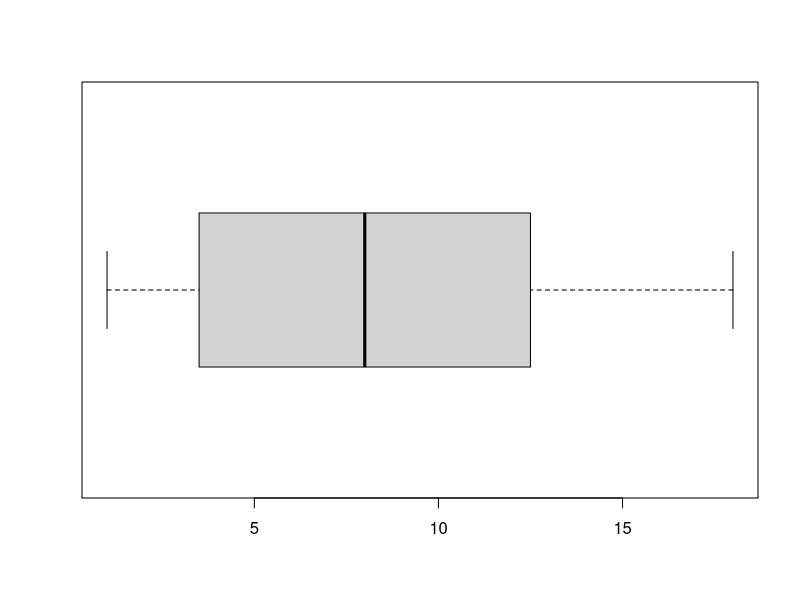
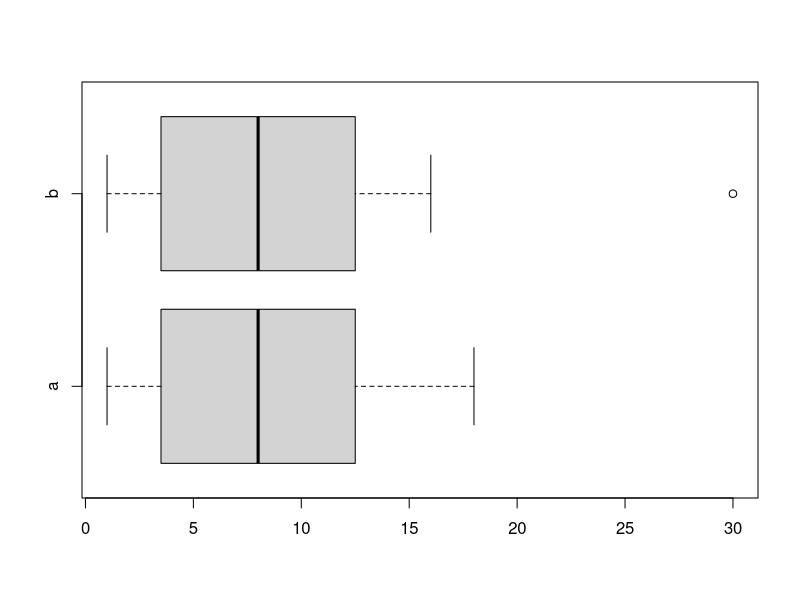
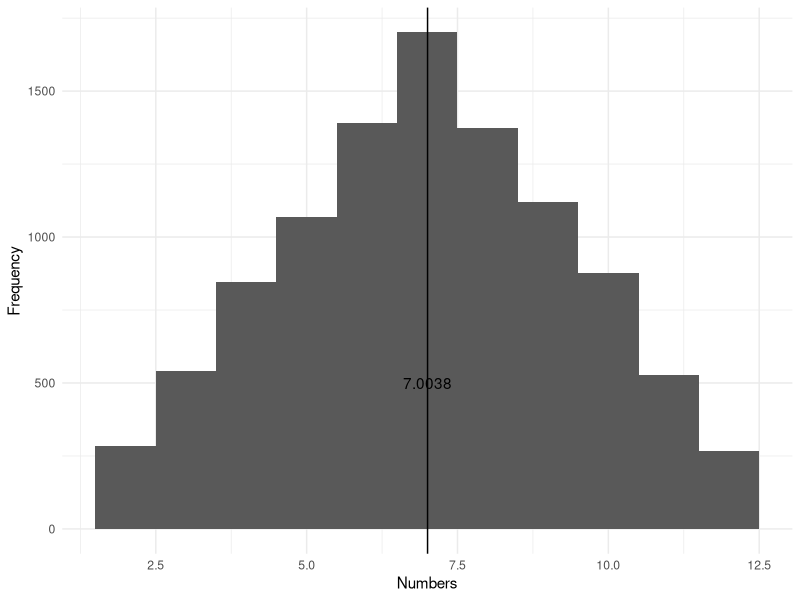
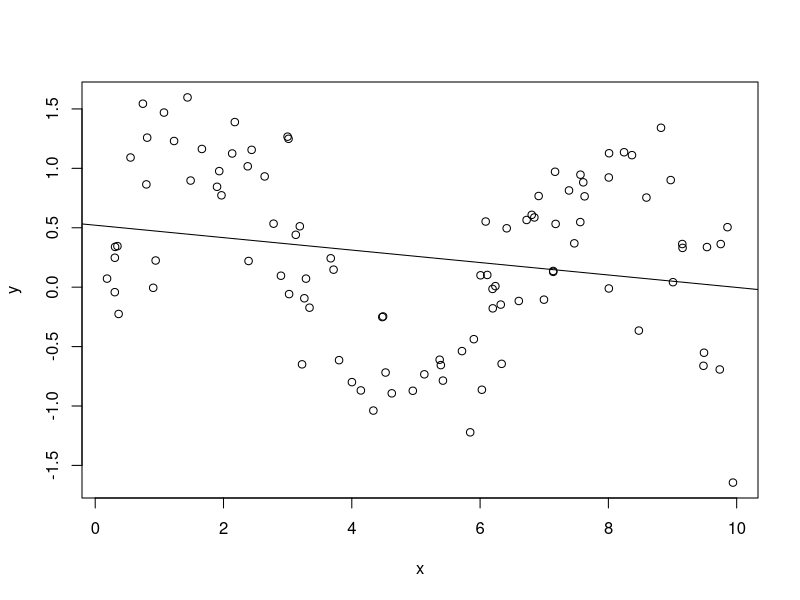
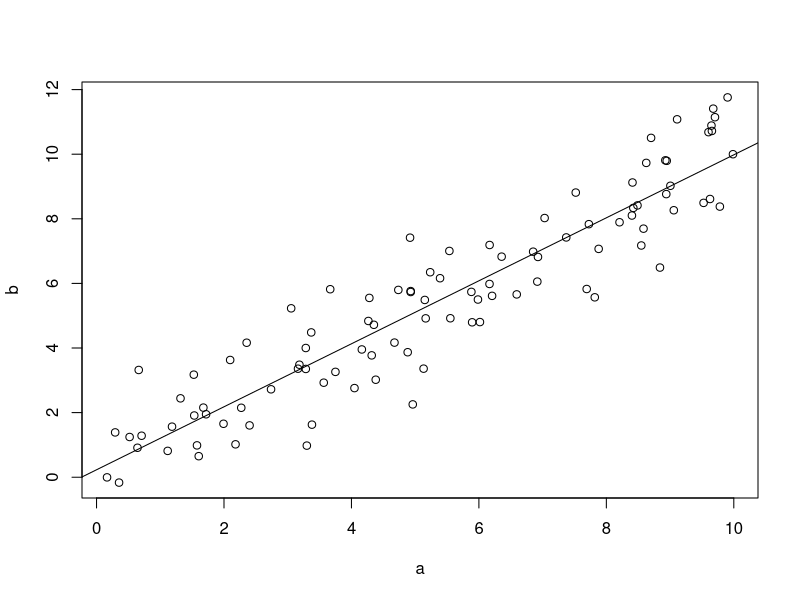

Write R code to recreate these figures, in order.
## ---- chunk 1
x <- c(3,5,2,6,5,9,5,2,8,5)

mean(x)

median(x)

## Find the weighted arithmetic mean

# Values of z
z <- c(70,90,85)

# Weights
wt <- c(1,1,3)

weighted.mean(z, wt)

## ---- chunk 2
a <- c(1,2,3,3,3,4,5,5,6,8,8,9,10,12,12,13,14,15,16,18)

# 1) Find the values existing at the Q_1, Q_2, Q_3 and Q_4, where Q stands for quartile
quantile(a, probs = c(0.25, 0.50, 0.75, 1))

# Do we obtain the same results using the nearest rank method?

# n = P / 100 * N
# n <- ordinal rank
# P <- percentile of interest
# N <- number of values in the set

# Q_1, Q_2, Q_3 and Q_4
P <- c(0.25, 0.50, 0.75, 1) * 100

N <- length(a)

# Ranks of the values at Q_1, Q_2, Q_3 and Q_4
n <- P / 100 * N
n

# The values at the th percentile
a[n]

# 2) the percentile of value 4 and value 15
percentile <- ecdf(a)
percentile(4)*100
percentile(15)*100

# Let's use again the nearest rank method instead of the in-built ecdf function

# P = n / N * 100

# Let's first find the rank (n) of the value 4 and 15 by looking at the original set
P_new <- c(6, 18) / N * 100
P_new
## ---- chunk 3
boxplot(a, horizontal = TRUE)
## ---- chunk 4
# Clear the workspace
rm(list = ls())

# Outliers in boxplots

# Data
a <- c(1,2,3,3,3,4,5,5,6,8,8,9,10,12,12,13,14,15,16,18)
b <- c(1,2,3,3,3,4,5,5,6,8,8,9,10,12,12,13,14,15,16,30)

# Plot the boxplot of a and b
boxplot(a, b,
        names = c("a", "b"),
        horizontal = TRUE)

# We define the boundaries for the identification of an outlier in the boxplot
lower_limit <- quantile(b, prob = 0.25) - 1.5 * IQR(b)
lower_limit

upper_limit <- quantile(b, prob = 0.75) + 1.5 * IQR(b)
upper_limit
## ---- chunk 5
# Clean the workspace
rm(list = ls())

# 2)

x <- c(6,5,6,3,1,5)

# Sample mean
mean(x)

# Expected value
die <- 1:6

E_die <- sum(die * rep(1/6,6))

E_die

# 3)

pays <- c(0, 10, 0, 40, 0, -20)

E_pays <- sum(pays * rep(1/6,6))

# Expected pay of the game
E_pays

# 4)

tickets <- 100000

pays_lottery <- c(5, 25, 100, 10000)

probabilities <- c(200/tickets, 20/tickets, 5/tickets, 1/tickets)

E_pays_lottery <- sum(pays_lottery * probabilities)

# Fair price for a ticket
E_pays_lottery

## ---- chunk 6
library(ggplot2)

roll_function <- function(nr_of_die) {
  die <- 1:6
  roll <- sample(die, 
                 size = nr_of_die, 
                 replace = TRUE,
                 prob = rep(1/6, 6))
  
  sum_roll <- sum(roll)
  
  return(sum_roll)
}

throws <- replicate(10000, roll_function(nr_of_die = 2))

qplot(throws,
       binwidth = 1,
       ylab = "Frequency",
       xlab = "Numbers") +
  geom_vline(aes(xintercept = mean(throws))) +
  geom_text(aes(y = 500,
                x = mean(throws),
                label = mean(throws))) +
  theme_minimal()

## ---- chunk 7
b <- c(2, 5, 3, 1, 6, 3)

var(b)

sd(b)

sd(b) == sqrt(var(b))

# 2) Add 10 to data
b_plus_10 <- b + 10

var(b_plus_10)

sd(b_plus_10)

# 3) Multiply data by 10
b_times_10 <- b * 10

var(b_times_10)
sd(b_times_10)
## ---- chunk 8

x <- runif(100, min = 0, max = 10)
y <- sin(x) + rnorm(100, mean = 0, sd = 0.5)

plot(x,y)
abline(lm(y ~ x))

cor(x, y)

# The Pearson correlation coefficient is also symmetric
cor(x, y) == cor(x, y)

cor.test(x, y)

a <- runif(100, min = 0, max = 10)
b <- a + rnorm(100, mean = 0, sd = 1)

plot(a,b)
abline(lm(b ~ a))

cor(a, b)

cor.test(a, b)

## ---- chunk 9

set.seed(12345)

x <- rnorm(100, mean = 0, sd = 1)
y <- rnorm(100, mean = 0, sd = 5)

my_corr_function <- function(a, b) {
  
  numerator <- sum((x - mean(x)) * (y - mean(y)))
    
  denominator <- sqrt(sum((x - mean(x))^2) * sum((y - mean(y))^2))
    
  correl <- numerator / denominator
  
  return(correl)
  
}

my_corr_function(a = x, b = y)

cor(x,y)
## ---- chunk 10
X <- c(2, 1, 3)  
Y <- c(10, 30, 50)  
cov(X, Y)
cor(X, Y)
